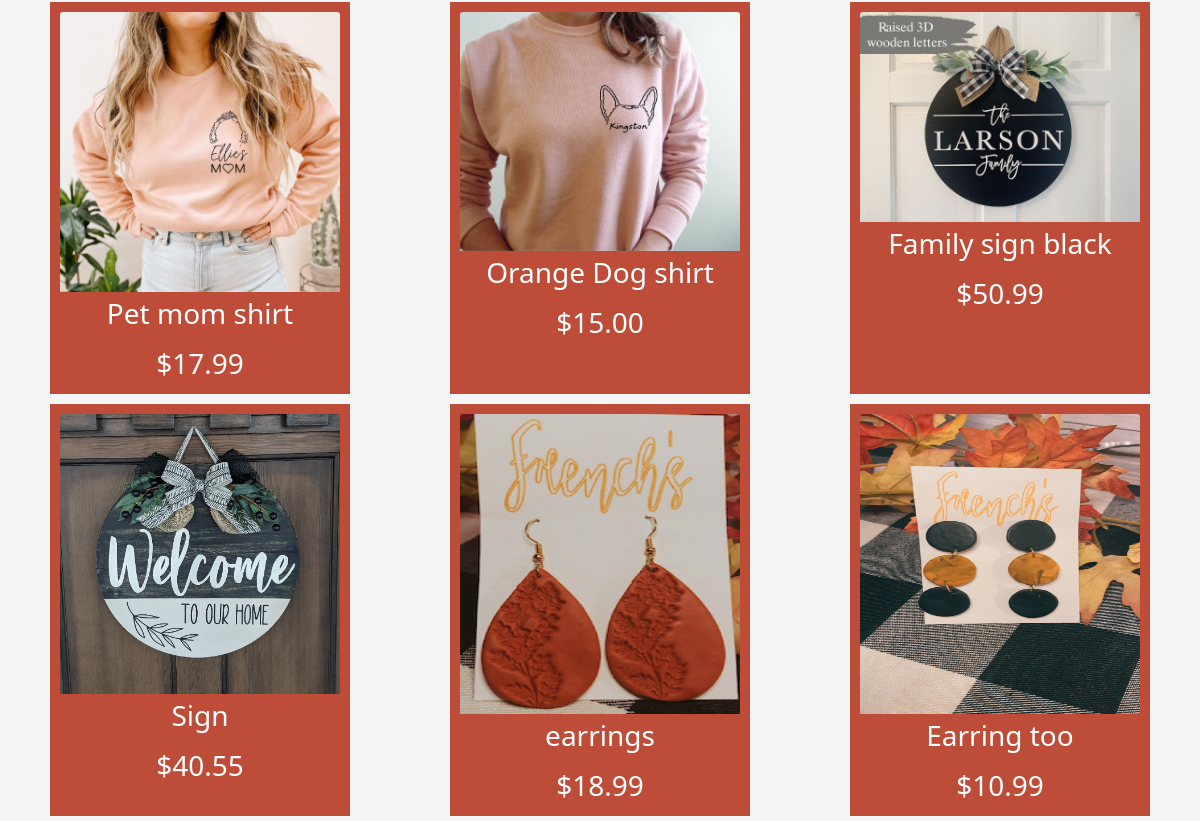
Before: / (lower part) with the older database file.
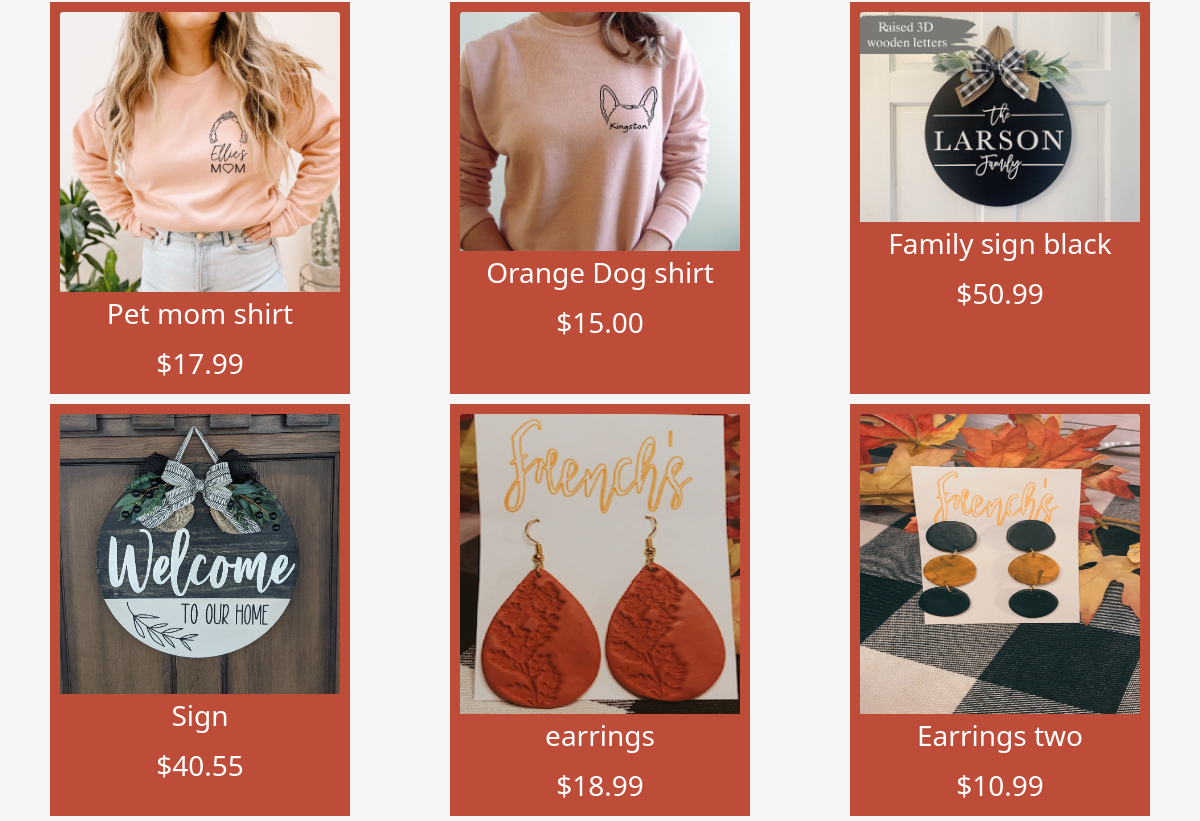
After: the same page with the newer database file.
### store/models.py (models this page shows)
class Product(models.Model):
    name = models.CharField(max_length=255)
    slug = models.SlugField()
    description = models.TextField()
    product_type = models.CharField(max_length=255)
    price = models.DecimalField(max_digits=6, decimal_places=2)
    size = models.CharField(max_length=10, null=True)
    stock = models.IntegerField()
    product_image = models.ImageField(upload_to='images/', null=True)
    created_at = models.DateTimeField(auto_now_add=True)
    updated_at = models.DateTimeField(auto_now=True)

### store/views.py (the view)
# urls.py: path('', views.index),
def index(request):
    if 'user_id' in request.session:
        user = Customer.objects.get(id=request.session['user_id'])
    else:
        user=False
    context={
        'all_products': Product.objects.all(),
        'product_type': 'All Products',
        'user': user,
    }
    return render(request, 'index.html', context)

### cart/cart.py (called while the page is built)
    def __len__(self):
        return sum(item['quantity'] for item in self.cart.values())

### cart/context_processors.py (called while the page is built)
def cart(request):
    return {'cart':Cart(request)}

### store/templates/index.html (shortened to what this page needs)
<!DOCTYPE html>
<html lang="en">
<head>
    <link href="https://cdn.jsdelivr.net/npm/bootstrap@5.1.3/dist/css/bootstrap.min.css" rel="stylesheet">
    {% load static %}
    <link rel="stylesheet" href="{% static 'css/style.css' %}">
</head>
<body>
    <div class="container-fluid">
        <div class="row justify-content-around align-self-center">
        {% for product in all_products %}
                <div class="text-center col-sm-12 col-md-6 col-lg-3 product_box" >
                    <div class="align-items-center">
                        <a href="/show/product/{{product.id}}">
                            <img src="http://127.0.0.1:8000/media/{{ product.product_image }}" alt="{{ product.name }}" class="img card-img-top product_image col-10" style="max-height: 300px;">
                        </a>
                        <p class="card-title">{{product.name}}</p>
                        <p class="card-text">${{product.price}}</p>
                    </div>
                </div>
        {% endfor %}
        </div>
    </div>
</body>
</html>

Changed rows visible on the page:
changed Product: name "Earring too" → "Earrings two"
